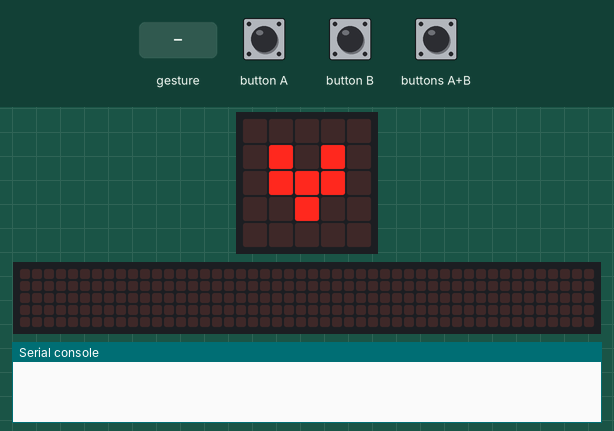
Simulated run of this program. Board: BBC micro:bit (MakeCode). Parts: the board's 5×5 LED display, a strip that is not on the board, showing the scrolling text unrolled, the last lines printed to the serial console. The test bench sets the inputs (shaded band). No radio messages arrive unless stated (any console line starting 'radio sent:' is added by the test bench); a tilt is held for 1.5 s and a shake lasts 1 s, then the board lies face up again; the 48×5 strip is a reading aid, not a part: it shows the text the display is scrolling, unrolled, one strip-width of it at a time.

Above: at 6.91 s.
7.6 s: button A pressed for 0.15 s
At 7.99 s:
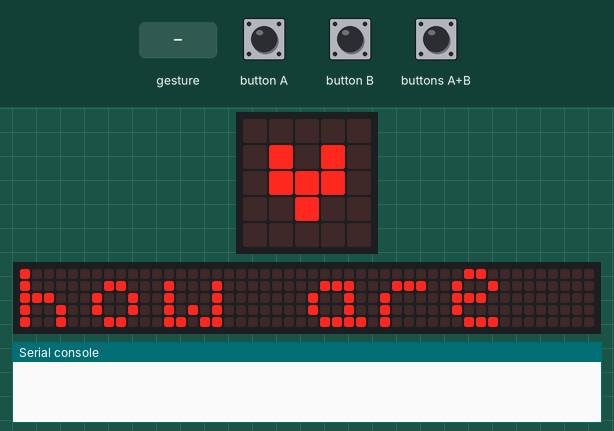
8.3 s: gesture '8g'
At 15.0 s:
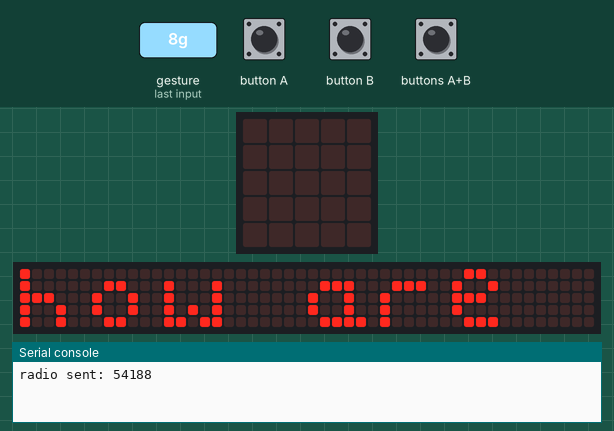
At 19.82 s:
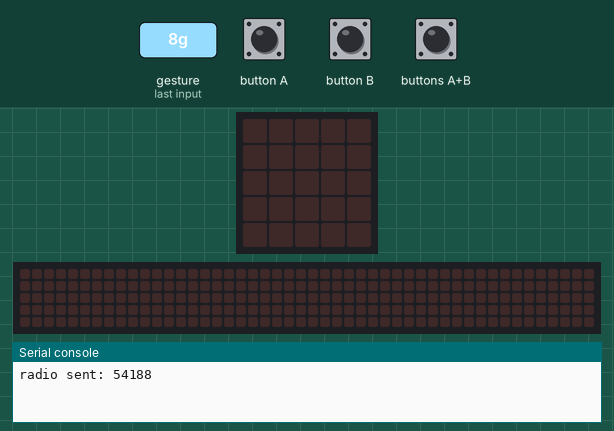

The program:

main.ts
```typescript
input.onGesture(Gesture.EightG, function () {
    radio.sendNumber(54188)
})
input.onButtonPressed(Button.A, function () {
    basic.showString("how are you?")
    basic.showString("")
})
input.onGesture(Gesture.Shake, function () {
    basic.showString("sb")
})
input.onButtonPressed(Button.AB, function () {
    basic.showIcon(IconNames.Asleep)
    basic.showArrow(ArrowNames.South)
})
input.onButtonPressed(Button.B, function () {
    basic.showString("goodbiy")
})
basic.showNumber(985211)
basic.forever(function () {
    basic.showLeds(`
        . # . # .
        # # # # #
        # # # # #
        . # # # .
        . . # . .
        `)
    basic.showLeds(`
        . . . . .
        . # . # .
        . # # # .
        . . # . .
        . . . . .
        `)
})
```

test.ts
```typescript
// 在此处测试；当此软件包作为插件使用时，将不会编译此软件包。
```

Measured:
- after the input at 7.6 s, the display: changes after 0.32 s (image 1)
- after the input at 8.3 s, the display: first differs from a run without the input after 11.3 s (image 3)
- what the display in image 0 shows lasts 0.4 s, from 6.7 s to 7.1 s
- what the display in image 2 shows lasts 0.6 s, from 14.7 s to 15.3 s
